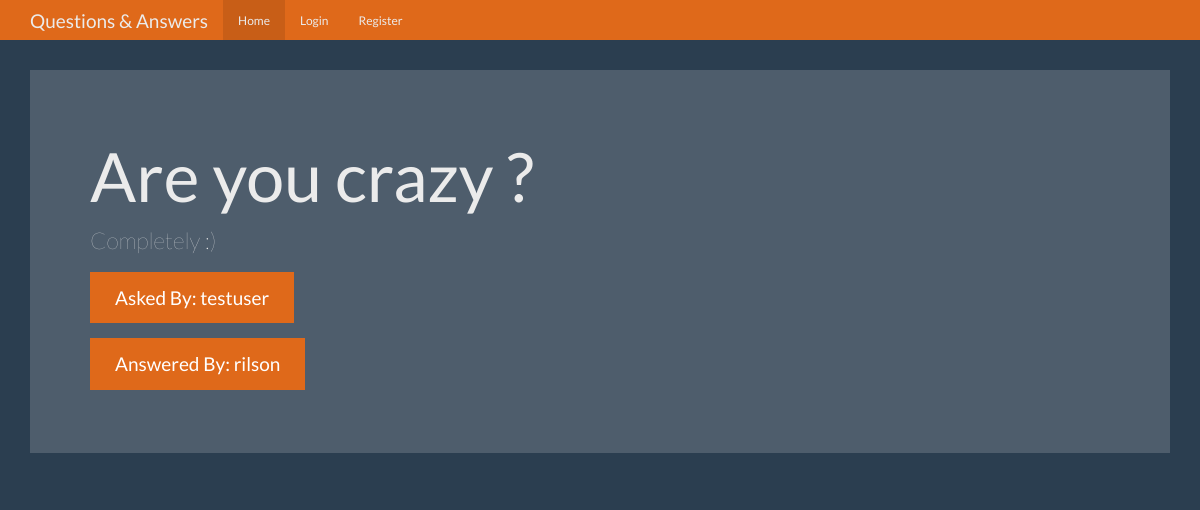
Page /question/2 on the committed database.
### tables this page shows
CREATE TABLE questions (
    id integer primary key autoincrement,
    question_text text not null,
    answer_text text,
    asked_by_id integer not null,
    expert_id integer not null
);

CREATE TABLE users (
    id integer primary key autoincrement,
    name text not null,
    password text not null,
    expert boolean not null,
    admin boolean not null 
);

### app.py (the view)
@app.route('/question/<question_id>')
def question(question_id):
    user = get_current_user()
    db = get_db()
    question_cur = db.execute('''select
                                    questions.question_text, questions.answer_text,
                                    askers.name as asker_name, experts.name as expert_name
                                 from questions
                                 join users as askers on askers.id = questions.asked_by_id
                                 join users as experts on experts.id = questions.expert_id
                                 where questions.id = ?''', [question_id])
    question = question_cur.fetchone()
    return render_template('question.html', user=user, question=question)

### app.py (called while the page is built)
def connect_db():
    sql = sqlite3.connect("questions.db")
    sql.row_factory = sqlite3.Row
    return sql

def get_db():
    if not hasattr(g, 'sqlite3'):
        g.sqlite_db = connect_db()
    return g.sqlite_db

def get_current_user():
    user_result = None
    if 'user' in session:
        user = session['user']
        db = get_db()
        user_cur = db.execute('select id, name, password, expert, admin from users where name = ?', [user])
        user_result = user_cur.fetchone()
    return user_result

### templates/question.html (shortened to what this page needs)
<!DOCTYPE html>
<html lang="en">
  <head>
    <link href="{{ url_for('static', filename='bootstrap.min.css') }}" rel="stylesheet">
    <link href="{{ url_for('static', filename='theme.css') }}" rel="stylesheet">
  </head>
  <body>
    <nav class="navbar navbar-inverse navbar-fixed-top">
      <div class="container">
        <div class="navbar-header">
          <a class="navbar-brand" href="#">Questions & Answers</a>
        </div>
        <div id="navbar" class="navbar-collapse collapse">
          <ul class="nav navbar-nav">
            <li class="active"><a href="{{ url_for('index') }}">Home</a></li>
            {% if not user %}
            <li><a href="{{ url_for('login') }}">Login</a></li>
            <li><a href="{{ url_for('register') }}">Register</a></li>
            {% endif %}
          </ul>
        </div>
      </div>
    </nav>
    <div class="container theme-showcase" role="main">
      <div class="jumbotron">
        <h1>{{ question['question_text']}}</h1>
        <p>{{ question['answer_text'] }}</p>
        <p><a class="btn btn-primary btn-lg">Asked By: {{ question['asker_name'] }}</a></p>
        <p><a class="btn btn-primary btn-lg">Answered By: {{ question['expert_name'] }}</a></p>
      </div>
    </div>
  </body>
</html>

### static/theme.css (style rules this page uses)
body { padding-top: 70px; padding-bottom: 30px; }

### rows in the picture
questions: question_text "Are you crazy ?", answer_text "Completely :)"
users: asker_name "testuser"
users: expert_name "rilson"
